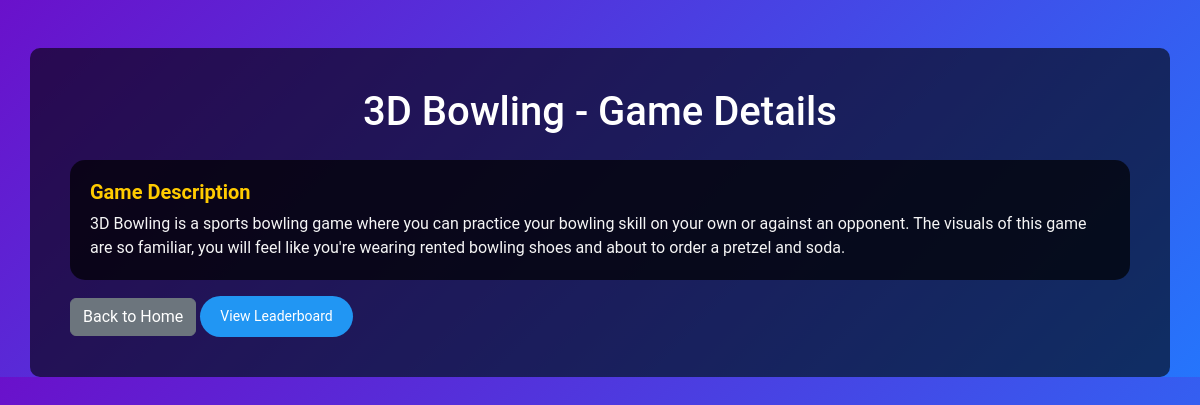
The page /game/5 on the database its author committed.
### tables this page shows
CREATE TABLE games (
    game_id INTEGER PRIMARY KEY AUTOINCREMENT,
    game_name TEXT NOT NULL,
    description TEXT
);

### app.py (the view)
@app.route('/game/<int:game_id>')
def game_details(game_id):
    game = get_game_details(game_id)
    if game:
        return render_template('game_details.html', game=game)
    else:
        return "Game not found", 404

### app.py (called while the page is built)
def get_game_details(game_id):
    conn = sqlite3.connect('MSD-P01-LeaderBoard.sqlite')
    cursor = conn.cursor()
    cursor.execute("SELECT game_name, description FROM games WHERE game_id = ?", (game_id,))
    game = cursor.fetchone()
    conn.close()
    return game

### templates/game_details.html (shortened to what this page needs)
<!DOCTYPE html>
<html lang="en">
<head>
  <link href="https://cdn.jsdelivr.net/npm/bootstrap@5.3.0-alpha1/dist/css/bootstrap.min.css" rel="stylesheet">
  <link rel="stylesheet" href="{{ url_for('static', filename='style.css') }}">
</head>
<body>
  <div class="container mt-5">
    <h1 class="text-center mb-4">{{ game[0] }} - Game Details</h1>
    <div class="card">
      <div class="card-body">
        <h5 class="card-title">Game Description</h5>
        <p class="card-text">{{ game[1] }}</p>
      </div>
    </div>
    <div class="mt-3">
      <a href="/" class="btn btn-secondary">Back to Home</a>
      <a href="/leaderboard/{{ game[0] }}" class="btn btn-primary">View Leaderboard</a>
    </div>
  </div>
</body>
</html>

### static/style.css (style rules this page uses)
body { background: linear-gradient(135deg, #6a11cb 0%, #2575fc 100%); font-family: 'Roboto', sans-serif; color: #fff; }
h1, h2 { color: #fff; }
.container { background: rgba(0, 0, 0, 0.6); padding: 40px; border-radius: 10px; }
.card { background-color: rgba(0, 0, 0, 0.7); border: none; border-radius: 15px; transition: all 0.3s ease; }
.card-body { padding: 20px; }
.card-title { color: #ffcb00; font-weight: bold; }
.card-text { color: #f5f5f5; margin-bottom: 15px; }
.btn-info, .btn-primary, .btn-danger { border-radius: 30px; padding: 10px 20px; font-size: 14px; }
.btn-primary { background-color: #2196f3; border: none; }
.card { transition: transform 0.3s ease, box-shadow 0.3s ease; }
.card { animation: fadeInUp 0.8s ease-out forwards; }
.card:nth-child(even) { animation-delay: 0.2s; }

### rows shown on the page
games: game_name "3D Bowling", description "3D Bowling is a sports bowling game where you can practice your bowling skill on your own or against an opponent. The visuals of this game are so familiar, you will feel like you're wearing rented bowling shoes and about to order a pretzel and soda."
